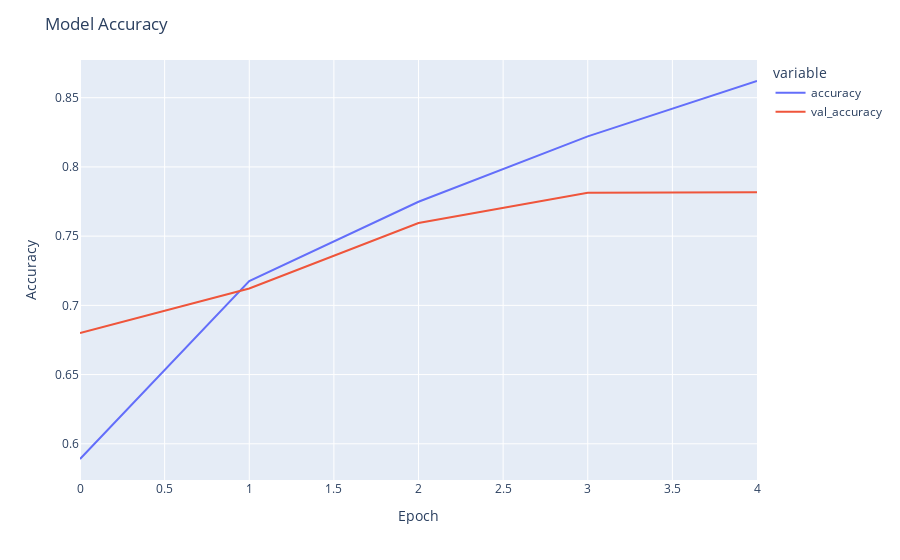
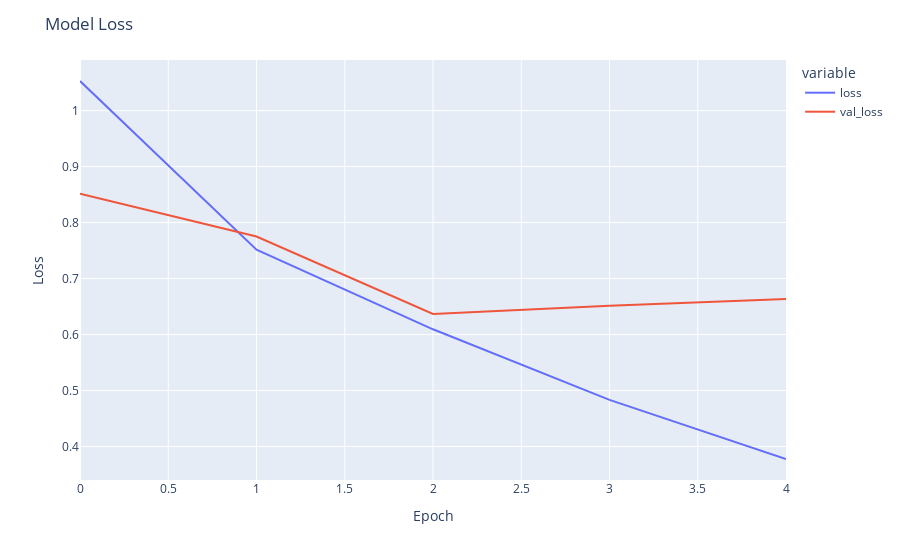

These figures' notebook cell, in order:
### Code cell
plot_train_history(hist_1)

### Figure 1 — Plotly figure (JSON) as saved in the notebook; plotly's stock layout.template omitted (floating-point values rounded to 4 significant figures)
{"data": [{"hovertemplate": "variable=accuracy<br>Epoch=%{x}<br>Accuracy=%{y}<extra></extra>", "legendgroup": "accuracy", "line": {"color": "#636efa", "dash": "solid"}, "marker": {"symbol": "circle"}, "mode": "lines", "name": "accuracy", "orientation": "v", "showlegend": true, "type": "scatter", "x": [0, 1, 2, 3, 4], "xaxis": "x", "y": [0.589, 0.7175, 0.7748, 0.8221, 0.8621], "yaxis": "y"}, {"hovertemplate": "variable=val_accuracy<br>Epoch=%{x}<br>Accuracy=%{y}<extra></extra>", "legendgroup": "val_accuracy", "line": {"color": "#EF553B", "dash": "solid"}, "marker": {"symbol": "circle"}, "mode": "lines", "name": "val_accuracy", "orientation": "v", "showlegend": true, "type": "scatter", "x": [0, 1, 2, 3, 4], "xaxis": "x", "y": [0.6801, 0.7121, 0.7595, 0.7813, 0.7816], "yaxis": "y"}], "layout": {"legend": {"title": {"text": "variable"}, "tracegroupgap": 0}, "margin": {"t": 60}, "title": {"text": "Model Accuracy"}, "xaxis": {"anchor": "y", "domain": [0, 1], "title": {"text": "Epoch"}}, "yaxis": {"anchor": "x", "domain": [0, 1], "title": {"text": "Accuracy"}}}}

### Figure 2 — Plotly figure (JSON) as saved in the notebook; plotly's stock layout.template omitted (floating-point values rounded to 4 significant figures)
{"data": [{"hovertemplate": "variable=loss<br>Epoch=%{x}<br>Loss=%{y}<extra></extra>", "legendgroup": "loss", "line": {"color": "#636efa", "dash": "solid"}, "marker": {"symbol": "circle"}, "mode": "lines", "name": "loss", "orientation": "v", "showlegend": true, "type": "scatter", "x": [0, 1, 2, 3, 4], "xaxis": "x", "y": [1.053, 0.7517, 0.6094, 0.4834, 0.3777], "yaxis": "y"}, {"hovertemplate": "variable=val_loss<br>Epoch=%{x}<br>Loss=%{y}<extra></extra>", "legendgroup": "val_loss", "line": {"color": "#EF553B", "dash": "solid"}, "marker": {"symbol": "circle"}, "mode": "lines", "name": "val_loss", "orientation": "v", "showlegend": true, "type": "scatter", "x": [0, 1, 2, 3, 4], "xaxis": "x", "y": [0.8513, 0.775, 0.6368, 0.6516, 0.6634], "yaxis": "y"}], "layout": {"legend": {"title": {"text": "variable"}, "tracegroupgap": 0}, "margin": {"t": 60}, "title": {"text": "Model Loss"}, "xaxis": {"anchor": "y", "domain": [0, 1], "title": {"text": "Epoch"}}, "yaxis": {"anchor": "x", "domain": [0, 1], "title": {"text": "Loss"}}}}
